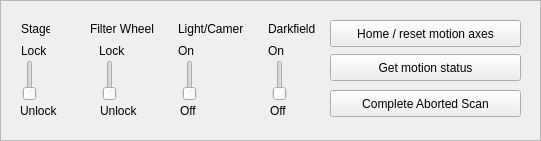
      <widget class="QFrame" name="frame_32">
       <property name="geometry">
        <rect>
         <x>10</x>
         <y>10</y>
         <width>541</width>
         <height>141</height>
        </rect>
       </property>
       <property name="frameShape">
        <enum>QFrame::StyledPanel</enum>
       </property>
       <property name="frameShadow">
        <enum>QFrame::Raised</enum>
       </property>
       <widget class="QPushButton" name="utilsCompletescanButton_4">
        <property name="geometry">
         <rect>
          <x>330</x>
          <y>90</y>
          <width>191</width>
          <height>27</height>
         </rect>
        </property>
        <property name="text">
         <string>Complete Aborted Scan</string>
        </property>
       </widget>
       <widget class="QLabel" name="label_39">
        <property name="geometry">
         <rect>
          <x>90</x>
          <y>21</y>
          <width>81</width>
          <height>16</height>
         </rect>
        </property>
        <property name="text">
         <string>Filter Wheel</string>
        </property>
       </widget>
       <widget class="QLabel" name="label_40">
        <property name="geometry">
         <rect>
          <x>178</x>
          <y>43</y>
          <width>41</width>
          <height>16</height>
         </rect>
        </property>
        <property name="text">
         <string>On</string>
        </property>
       </widget>
       <widget class="QPushButton" name="utilsStatusButton_3">
        <property name="geometry">
         <rect>
          <x>330</x>
          <y>54</y>
          <width>191</width>
          <height>27</height>
         </rect>
        </property>
        <property name="text">
         <string>Get motion status</string>
        </property>
       </widget>
       <widget class="QSlider" name="filterSwitch_2">
        <property name="geometry">
         <rect>
          <x>100</x>
          <y>60</y>
          <width>20</width>
          <height>41</height>
         </rect>
        </property>
        <property name="maximum">
         <number>1</number>
        </property>
        <property name="orientation">
         <enum>Qt::Vertical</enum>
        </property>
       </widget>
       <widget class="QLabel" name="label_10">
        <property name="geometry">
         <rect>
          <x>21</x>
          <y>43</y>
          <width>61</width>
          <height>16</height>
         </rect>
        </property>
        <property name="text">
         <string>Lock</string>
        </property>
       </widget>
       <widget class="QLabel" name="label_14">
        <property name="geometry">
         <rect>
          <x>20</x>
          <y>100</y>
          <width>41</width>
          <height>21</height>
         </rect>
        </property>
        <property name="text">
         <string>Unlock</string>
        </property>
       </widget>
       <widget class="QLabel" name="label_41">
        <property name="geometry">
         <rect>
          <x>268</x>
          <y>21</y>
          <width>66</width>
          <height>16</height>
         </rect>
        </property>
        <property name="text">
         <string>Darkfield</string>
        </property>
       </widget>
       <widget class="QPushButton" name="utilsHomeButton_3">
        <property name="geometry">
         <rect>
          <x>330</x>
          <y>20</y>
          <width>191</width>
          <height>27</height>
         </rect>
        </property>
        <property name="text">
         <string>Home / reset motion axes</string>
        </property>
       </widget>
       <widget class="QSlider" name="lightSwitch_2">
        <property name="geometry">
         <rect>
          <x>180</x>
          <y>60</y>
          <width>20</width>
          <height>41</height>
         </rect>
        </property>
        <property name="maximum">
         <number>1</number>
        </property>
        <property name="orientation">
         <enum>Qt::Vertical</enum>
        </property>
       </widget>
       <widget class="QLabel" name="label_42">
        <property name="geometry">
         <rect>
          <x>270</x>
          <y>100</y>
          <width>31</width>
          <height>21</height>
         </rect>
        </property>
        <property name="text">
         <string>Off</string>
        </property>
       </widget>
       <widget class="QLabel" name="label_43">
        <property name="geometry">
         <rect>
          <x>268</x>
          <y>43</y>
          <width>41</width>
          <height>16</height>
         </rect>
        </property>
        <property name="text">
         <string>On</string>
        </property>
       </widget>
       <widget class="QLabel" name="label_44">
        <property name="geometry">
         <rect>
          <x>99</x>
          <y>43</y>
          <width>51</width>
          <height>16</height>
         </rect>
        </property>
        <property name="text">
         <string>Lock</string>
        </property>
       </widget>
       <widget class="QLabel" name="label_45">
        <property name="geometry">
         <rect>
          <x>100</x>
          <y>100</y>
          <width>67</width>
          <height>21</height>
         </rect>
        </property>
        <property name="text">
         <string>Unlock</string>
        </property>
       </widget>
       <widget class="QSlider" name="darkfieldSwitch_2">
        <property name="geometry">
         <rect>
          <x>270</x>
          <y>60</y>
          <width>20</width>
          <height>41</height>
         </rect>
        </property>
        <property name="maximum">
         <number>1</number>
        </property>
        <property name="orientation">
         <enum>Qt::Vertical</enum>
        </property>
       </widget>
       <widget class="QSlider" name="stageSwitch_2">
        <property name="geometry">
         <rect>
          <x>20</x>
          <y>60</y>
          <width>20</width>
          <height>41</height>
         </rect>
        </property>
        <property name="maximum">
         <number>1</number>
        </property>
        <property name="orientation">
         <enum>Qt::Vertical</enum>
        </property>
       </widget>
       <widget class="QLabel" name="label_46">
        <property name="geometry">
         <rect>
          <x>178</x>
          <y>21</y>
          <width>66</width>
          <height>16</height>
         </rect>
        </property>
        <property name="text">
         <string>Light/Camera</string>
        </property>
       </widget>
       <widget class="QLabel" name="label_47">
        <property name="geometry">
         <rect>
          <x>21</x>
          <y>21</y>
          <width>29</width>
          <height>16</height>
         </rect>
        </property>
        <property name="text">
         <string>Stage</string>
        </property>
       </widget>
       <widget class="QLabel" name="label_48">
        <property name="geometry">
         <rect>
          <x>180</x>
          <y>100</y>
          <width>31</width>
          <height>21</height>
         </rect>
        </property>
        <property name="text">
         <string>Off</string>
        </property>
       </widget>
      </widget>
